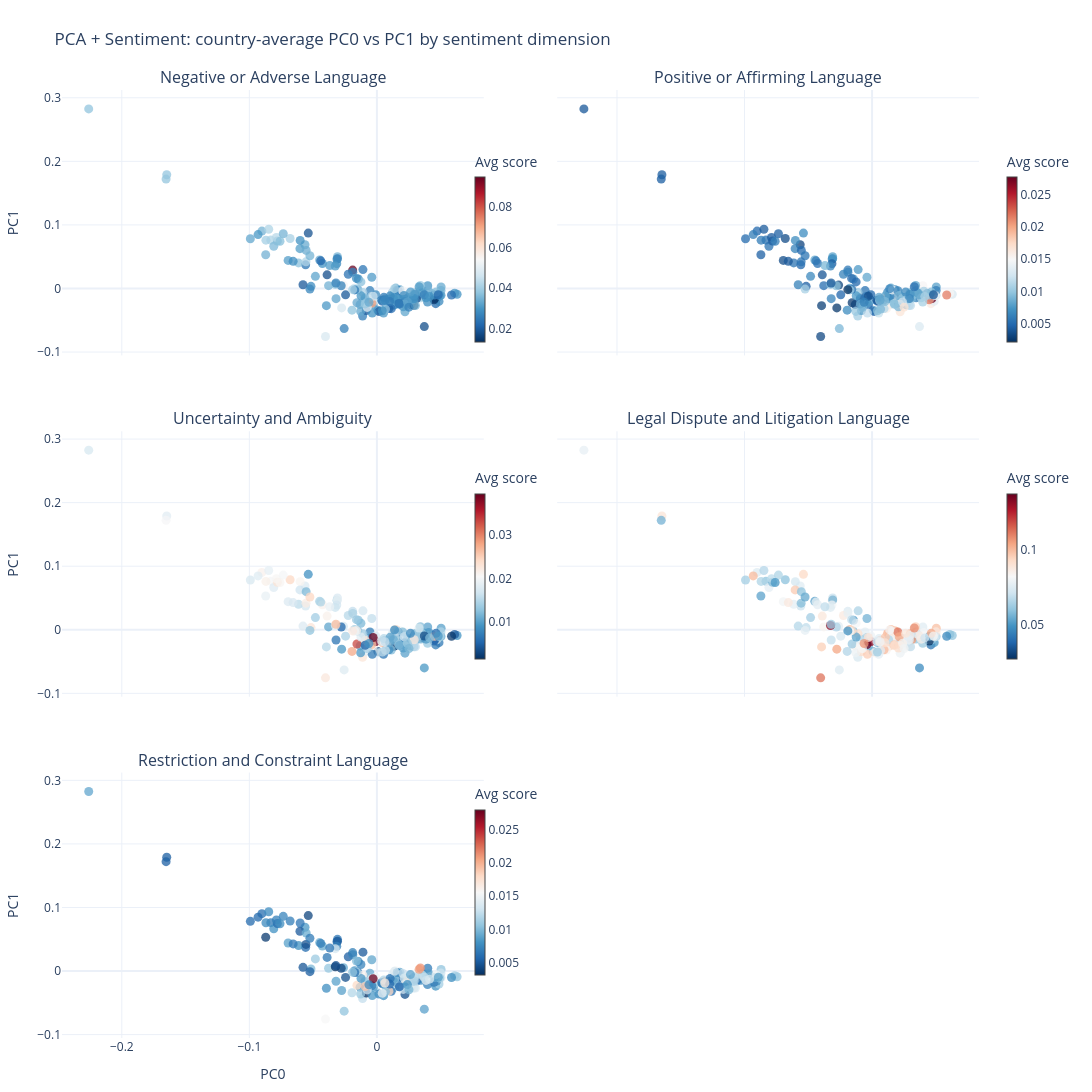

Notebook code for this chart:
### Code cell
pca_sent_fig = make_subplots(
    rows=3,
    cols=2,
    subplot_titles=pca_riff_labels,
    shared_xaxes=True,
    shared_yaxes=True,
    horizontal_spacing=0.08,
    vertical_spacing=0.08,
)

for i, sentiment_metric in enumerate(pca_riff_cols, start=1):
    row = (i - 1) // 2 + 1
    col = (i - 1) % 2 + 1
    show_x = row == 3
    show_y = col == 1
    colorbar_x = 0.44 if col == 1 else 1.02
    colorbar_y = 1 - ((row - 0.5) / 3)

    pca_sent_fig.add_trace(
        go.Scatter(
            x=pca_sent['PC0'],
            y=pca_sent['PC1'],
            mode='markers',
            marker={
                'size': 9,
                'opacity': 0.75,
                'color': pca_sent[sentiment_metric],
                'colorscale': 'RdBu_r',
                'showscale': True,
                'colorbar': {
                    'title': {'text': 'Avg score'},
                    'len': 0.22,
                    'thickness': 10,
                    'x': colorbar_x,
                    'y': colorbar_y,
                },
            },
            customdata=pca_sent[['country_id', 'doc_id', 'region_compressed', 'v2x_rule_cat', sentiment_metric]].to_numpy(),
            hovertemplate=(
                'Country: %{customdata[0]}<br>'
                'Document: %{customdata[1]}<br>'
                'Region: %{customdata[2]}<br>'
                'Rule-of-law category: %{customdata[3]}<br>'
                + riff_sentiment_label_map[sentiment_metric]
                + ': %{customdata[4]:.4f}<br>'
                'PC0: %{x:.4f}<br>'
                'PC1: %{y:.4f}<extra></extra>'
            ),
            showlegend=False,
        ),
        row=row,
        col=col,
    )

    pca_sent_fig.update_xaxes(
        title_text='PC0' if show_x else None,
        showticklabels=show_x,
        row=row,
        col=col,
    )
    pca_sent_fig.update_yaxes(
        title_text='PC1' if show_y else None,
        showticklabels=show_y,
        row=row,
        col=col,
    )

pca_sent_fig.update_layout(
    template='plotly_white',
    title='PCA + Sentiment: country-average PC0 vs PC1 by sentiment dimension',
    height=1200,
    width=1400,
    margin={'l': 40, 'r': 90, 't': 90, 'b': 40},
)

pca_sent_fig.show()

### Figure 1 — Plotly figure (JSON) as saved in the notebook; plotly's stock layout.template omitted (floating-point values rounded to 4 significant figures; data arrays with more than 128 entries replaced by an {"elided": "..."} marker saying what was removed)
{"data": [{"customdata": {"elided": "192x5 mixed values"}, "hovertemplate": "Country: %{customdata[0]}<br>Document: %{customdata[1]}<br>Region: %{customdata[2]}<br>Rule-of-law category: %{customdata[3]}<br>Negative or Adverse Language: %{customdata[4]:.4f}<br>PC0: %{x:.4f}<br>PC1: %{y:.4f}<extra></extra>", "marker": {"color": {"elided": "192 float values"}, "colorbar": {"len": 0.22, "thickness": 10, "title": {"text": "Avg score"}, "x": 0.44, "y": 0.8333}, "colorscale": [[0, "rgb(5,48,97)"], [0.1, "rgb(33,102,172)"], [0.2, "rgb(67,147,195)"], [0.3, "rgb(146,197,222)"], [0.4, "rgb(209,229,240)"], [0.5, "rgb(247,247,247)"], [0.6, "rgb(253,219,199)"], [0.7, "rgb(244,165,130)"], [0.8, "rgb(214,96,77)"], [0.9, "rgb(178,24,43)"], [1, "rgb(103,0,31)"]], "opacity": 0.75, "showscale": true, "size": 9}, "mode": "markers", "showlegend": false, "type": "scatter", "x": {"elided": "192 float values"}, "xaxis": "x", "y": {"elided": "192 float values"}, "yaxis": "y"}, {"customdata": {"elided": "192x5 mixed values"}, "hovertemplate": "Country: %{customdata[0]}<br>Document: %{customdata[1]}<br>Region: %{customdata[2]}<br>Rule-of-law category: %{customdata[3]}<br>Positive or Affirming Language: %{customdata[4]:.4f}<br>PC0: %{x:.4f}<br>PC1: %{y:.4f}<extra></extra>", "marker": {"color": {"elided": "192 float values"}, "colorbar": {"len": 0.22, "thickness": 10, "title": {"text": "Avg score"}, "x": 1.02, "y": 0.8333}, "colorscale": [[0, "rgb(5,48,97)"], [0.1, "rgb(33,102,172)"], [0.2, "rgb(67,147,195)"], [0.3, "rgb(146,197,222)"], [0.4, "rgb(209,229,240)"], [0.5, "rgb(247,247,247)"], [0.6, "rgb(253,219,199)"], [0.7, "rgb(244,165,130)"], [0.8, "rgb(214,96,77)"], [0.9, "rgb(178,24,43)"], [1, "rgb(103,0,31)"]], "opacity": 0.75, "showscale": true, "size": 9}, "mode": "markers", "showlegend": false, "type": "scatter", "x": {"elided": "192 float values"}, "xaxis": "x2", "y": {"elided": "192 float values"}, "yaxis": "y2"}, {"customdata": {"elided": "192x5 mixed values"}, "hovertemplate": "Country: %{customdata[0]}<br>Document: %{customdata[1]}<br>Region: %{customdata[2]}<br>Rule-of-law category: %{customdata[3]}<br>Uncertainty and Ambiguity: %{customdata[4]:.4f}<br>PC0: %{x:.4f}<br>PC1: %{y:.4f}<extra></extra>", "marker": {"color": {"elided": "192 float values"}, "colorbar": {"len": 0.22, "thickness": 10, "title": {"text": "Avg score"}, "x": 0.44, "y": 0.5}, "colorscale": [[0, "rgb(5,48,97)"], [0.1, "rgb(33,102,172)"], [0.2, "rgb(67,147,195)"], [0.3, "rgb(146,197,222)"], [0.4, "rgb(209,229,240)"], [0.5, "rgb(247,247,247)"], [0.6, "rgb(253,219,199)"], [0.7, "rgb(244,165,130)"], [0.8, "rgb(214,96,77)"], [0.9, "rgb(178,24,43)"], [1, "rgb(103,0,31)"]], "opacity": 0.75, "showscale": true, "size": 9}, "mode": "markers", "showlegend": false, "type": "scatter", "x": {"elided": "192 float values"}, "xaxis": "x3", "y": {"elided": "192 float values"}, "yaxis": "y3"}, {"customdata": {"elided": "192x5 mixed values"}, "hovertemplate": "Country: %{customdata[0]}<br>Document: %{customdata[1]}<br>Region: %{customdata[2]}<br>Rule-of-law category: %{customdata[3]}<br>Legal Dispute and Litigation Language: %{customdata[4]:.4f}<br>PC0: %{x:.4f}<br>PC1: %{y:.4f}<extra></extra>", "marker": {"color": {"elided": "192 float values"}, "colorbar": {"len": 0.22, "thickness": 10, "title": {"text": "Avg score"}, "x": 1.02, "y": 0.5}, "colorscale": [[0, "rgb(5,48,97)"], [0.1, "rgb(33,102,172)"], [0.2, "rgb(67,147,195)"], [0.3, "rgb(146,197,222)"], [0.4, "rgb(209,229,240)"], [0.5, "rgb(247,247,247)"], [0.6, "rgb(253,219,199)"], [0.7, "rgb(244,165,130)"], [0.8, "rgb(214,96,77)"], [0.9, "rgb(178,24,43)"], [1, "rgb(103,0,31)"]], "opacity": 0.75, "showscale": true, "size": 9}, "mode": "markers", "showlegend": false, "type": "scatter", "x": {"elided": "192 float values"}, "xaxis": "x4", "y": {"elided": "192 float values"}, "yaxis": "y4"}, {"customdata": {"elided": "192x5 mixed values"}, "hovertemplate": "Country: %{customdata[0]}<br>Document: %{customdata[1]}<br>Region: %{customdata[2]}<br>Rule-of-law category: %{customdata[3]}<br>Restriction and Constraint Language: %{customdata[4]:.4f}<br>PC0: %{x:.4f}<br>PC1: %{y:.4f}<extra></extra>", "marker": {"color": {"elided": "192 float values"}, "colorbar": {"len": 0.22, "thickness": 10, "title": {"text": "Avg score"}, "x": 0.44, "y": 0.1667}, "colorscale": [[0, "rgb(5,48,97)"], [0.1, "rgb(33,102,172)"], [0.2, "rgb(67,147,195)"], [0.3, "rgb(146,197,222)"], [0.4, "rgb(209,229,240)"], [0.5, "rgb(247,247,247)"], [0.6, "rgb(253,219,199)"], [0.7, "rgb(244,165,130)"], [0.8, "rgb(214,96,77)"], [0.9, "rgb(178,24,43)"], [1, "rgb(103,0,31)"]], "opacity": 0.75, "showscale": true, "size": 9}, "mode": "markers", "showlegend": false, "type": "scatter", "x": {"elided": "192 float values"}, "xaxis": "x5", "y": {"elided": "192 float values"}, "yaxis": "y5"}], "layout": {"annotations": [{"font": {"size": 16}, "showarrow": false, "text": "Negative or Adverse Language", "x": 0.23, "xanchor": "center", "xref": "paper", "y": 1, "yanchor": "bottom", "yref": "paper"}, {"font": {"size": 16}, "showarrow": false, "text": "Positive or Affirming Language", "x": 0.77, "xanchor": "center", "xref": "paper", "y": 1, "yanchor": "bottom", "yref": "paper"}, {"font": {"size": 16}, "showarrow": false, "text": "Uncertainty and Ambiguity", "x": 0.23, "xanchor": "center", "xref": "paper", "y": 0.64, "yanchor": "bottom", "yref": "paper"}, {"font": {"size": 16}, "showarrow": false, "text": "Legal Dispute and Litigation Language", "x": 0.77, "xanchor": "center", "xref": "paper", "y": 0.64, "yanchor": "bottom", "yref": "paper"}, {"font": {"size": 16}, "showarrow": false, "text": "Restriction and Constraint Language", "x": 0.23, "xanchor": "center", "xref": "paper", "y": 0.28, "yanchor": "bottom", "yref": "paper"}], "height": 1200, "margin": {"b": 40, "l": 40, "r": 90, "t": 90}, "title": {"text": "PCA + Sentiment: country-average PC0 vs PC1 by sentiment dimension"}, "width": 1400, "xaxis": {"anchor": "y", "domain": [0, 0.46], "matches": "x5", "showticklabels": false}, "xaxis2": {"anchor": "y2", "domain": [0.54, 1], "matches": "x6", "showticklabels": false}, "xaxis3": {"anchor": "y3", "domain": [0, 0.46], "matches": "x5", "showticklabels": false}, "xaxis4": {"anchor": "y4", "domain": [0.54, 1], "matches": "x6", "showticklabels": false}, "xaxis5": {"anchor": "y5", "domain": [0, 0.46], "showticklabels": true, "title": {"text": "PC0"}}, "xaxis6": {"anchor": "y6", "domain": [0.54, 1]}, "yaxis": {"anchor": "x", "domain": [0.72, 1], "showticklabels": true, "title": {"text": "PC1"}}, "yaxis2": {"anchor": "x2", "domain": [0.72, 1], "matches": "y", "showticklabels": false}, "yaxis3": {"anchor": "x3", "domain": [0.36, 0.64], "showticklabels": true, "title": {"text": "PC1"}}, "yaxis4": {"anchor": "x4", "domain": [0.36, 0.64], "matches": "y3", "showticklabels": false}, "yaxis5": {"anchor": "x5", "domain": [0, 0.28], "showticklabels": true, "title": {"text": "PC1"}}, "yaxis6": {"anchor": "x6", "domain": [0, 0.28], "matches": "y5", "showticklabels": false}}}
